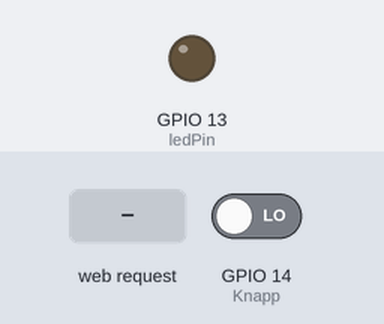
A sketch run on a simulated ESP8266 (NodeMCU). Shown: output pins drawn as LEDs (lit = HIGH). Inputs (shaded band) come from the test bench; at power-on: GPIO 14 (Knapp) LOW. WiFi joins after 1.5 s; servers stay silent unless stated; what the sketch prints to the serial monitor is not drawn.

Above: at 2.7 s.
2.8 s: GPIO 14 (Knapp) driven HIGH
At 5.1 s:
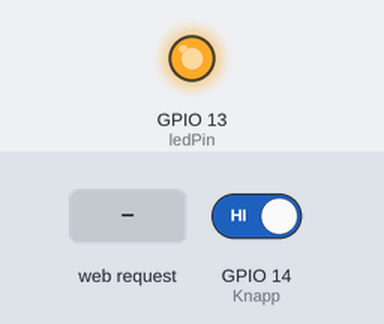
6.8 s: GPIO 14 (Knapp) driven LOW
8.6 s: HTTP request GET /socket1On?Modus=1 received
At 9.5 s:
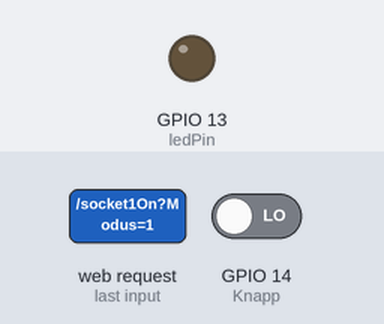
Timing chart, 0 to 11.6 s (numbered marks = the images above; inputs shaded):
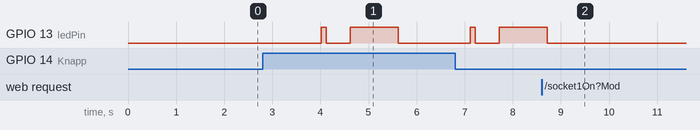

The sketch:

NodeMCU_code.ino
```cpp
#include <ESP8266WiFi.h>
#include <ESP8266HTTPClient.h>
#include <WiFiClient.h>
#include <ESP8266WebServer.h>
#include <ESP8266mDNS.h>

MDNSResponder mdns;

const char* ssid = "nett";
const char* password = "password";

ESP8266WebServer server(80);
String nettside = "";
int ledPin = 13;
int Knapp = 14;
int last = 1;
const int operasjoner[] = {2, 3};
const int Av = 1;

void Toggle(){
  digitalWrite(ledPin,LOW);
  delay(500);
  digitalWrite(ledPin,HIGH);
  delay(100);
  digitalWrite(ledPin,LOW);
  delay(500);
  digitalWrite(ledPin,HIGH);
}
void setup(){

  Serial.begin(115200);
  delay(10);

  pinMode(ledPin, OUTPUT);
  digitalWrite(ledPin, LOW);
  pinMode(Knapp, INPUT);

  // Connect to WiFi network
  Serial.println();
  Serial.println();
  Serial.print("Connecting to ");
  Serial.println(ssid);
  WiFi.begin(ssid, password);

  while (WiFi.status() != WL_CONNECTED) {
    delay(500);
    Serial.print(".");
  }
  Serial.println("");
  Serial.println("WiFi connected");

  if (mdns.begin("esp8266", WiFi.localIP())) {
   Serial.println("MDNS responder started");
  }
    server.on("/", [](){
      server.send(200, "text/html", nettside);
    });
    server.on("/socket1On", [](){
      server.send(200, "text/html", nettside);
    });
    server.on("/socket1Off", [](){
      server.send(200, "text/html", nettside);
    });
    server.on("/socket2On", [](){
      server.send(200, "text/html", nettside);
    });
    server.on("/socket2Off", [](){
      server.send(200, "text/html", nettside);
    });
    server.begin();
    Serial.println("HTTP server started");

  Serial.print("Use this URL to connect: ");
  Serial.print("http://");
  Serial.print(WiFi.localIP());
  Serial.println("/");

}
void loop(){
  bool Buttonstate = digitalRead(Knapp);
  if(Buttonstate && last == 1){
    Buttonstate = 0;
    Serial.println(33);
    last += 1;
    Toggle();
  }
  if(Buttonstate && last == 2){
    Serial.println(Buttonstate);
    Buttonstate = 0;
    last = 1;
    digitalWrite(ledPin, LOW);
  }


  server.handleClient();
  if(WiFi.status() != WL_CONNECTED)
  {
    digitalWrite(13, LOW);
    Serial.println("");
    Serial.print("Wifi is disconnected!");
    Serial.println("");
    Serial.print("Reconnecting");
    Serial.println("");
    //WiFi.begin(ssid,password);
  }
  if (server.hasArg("Modus")){
    int Status = server.arg("Modus").toInt();
    bool Mygg = std::find(std::begin(operasjoner), std::end(operasjoner), Status) != std::end(operasjoner);
    if(last != Status && Mygg){
      Toggle();
      Serial.println(Status);
      last = Status;
    }
    if(Status == 1){
      last = 1;
      digitalWrite(ledPin,LOW);
    }
  }
  delay(1000);
}
```

Measured:
- after the input at 2.8 s, GPIO 13 (ledPin): LOW → HIGH after 1.2 s, → LOW 0.10 s later, → HIGH 0.50 s later, → LOW 1.0 s later
- after the input at 8.6 s, GPIO 13 (ledPin): HIGH → LOW after 0.12 s
